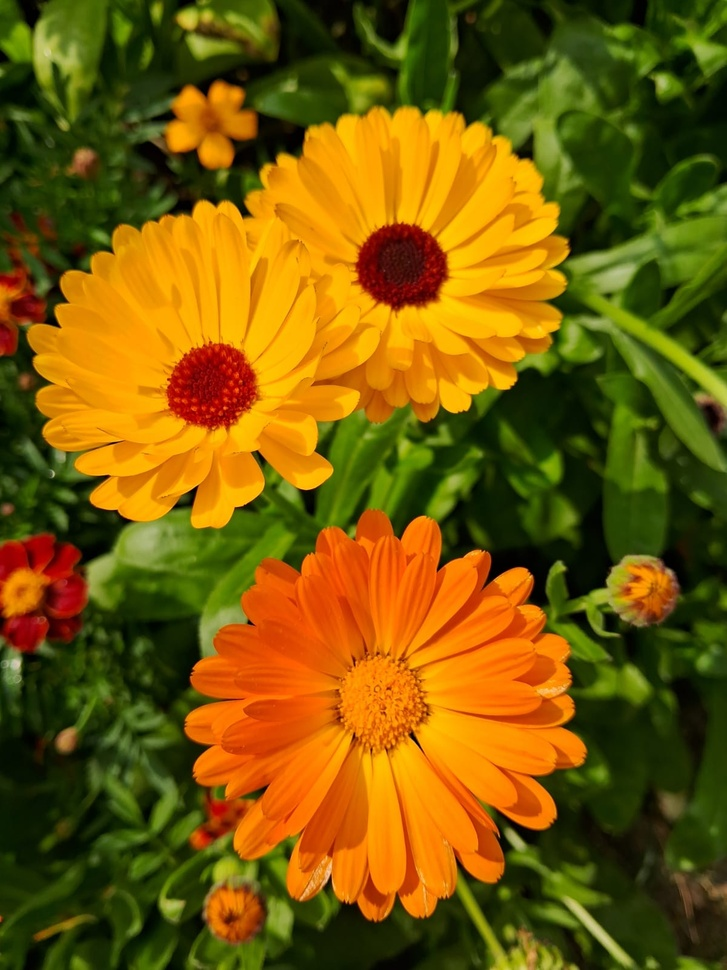
#> input picture images/FLOWER.jpeg, 727 x 970 px, shrunk from 1200 x 1600 before the run, found by its file name
$ python threasold.py
#> lines starting #> are read from the running program, lines starting #| are printed output that depends on the picture; after the words box and inside, x2 and y2 are one past the last pixel; in counts of white or black regions, pixels touching at a corner belong together
import numpy as np
import matplotlib.pyplot as plt
import cv2

def func1(img):
    m = 128
    img1 = np.where(img >= m, 1, 0).astype(np.uint8) * 255
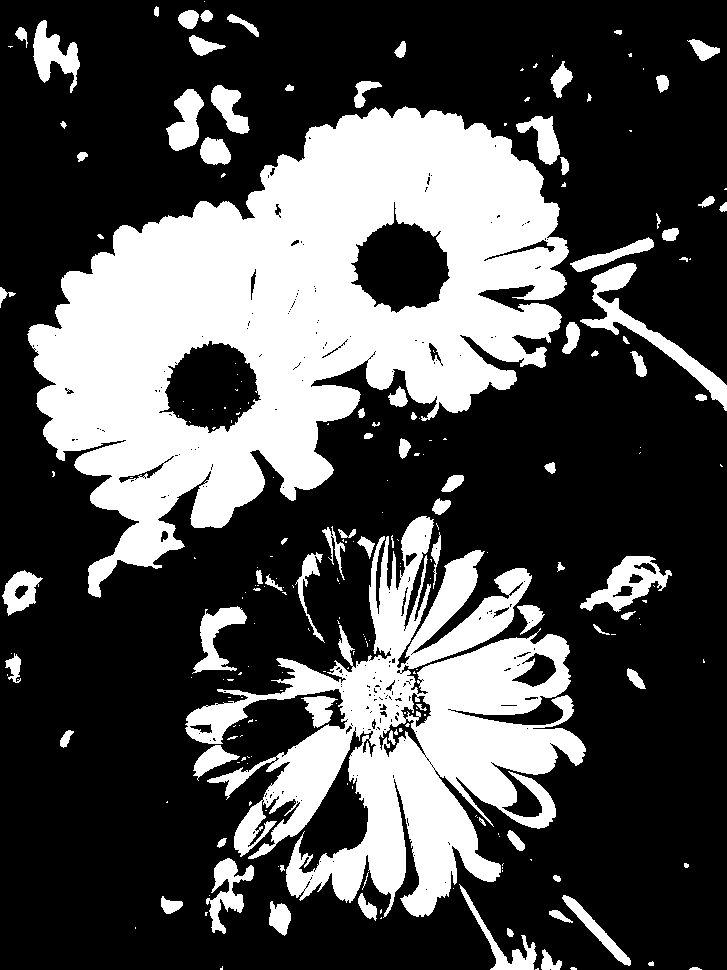
#> img1: shape (970, 727); 31.1% white; 231 white regions (142 under 20 px), largest, box (x1, y1, x2, y2) and area: (27, 106, 569, 598) 127111, (185, 516, 586, 918) 62677, (580, 263, 727, 411) 3360
    return img1

def func2(img):
    m = 1.02
    c = 0
    thres1 = 128
    thres2 = 196
    img1 = np.zeros_like(img, dtype=np.float32)

    img1[img < thres1] = m * img[img < thres1] + c
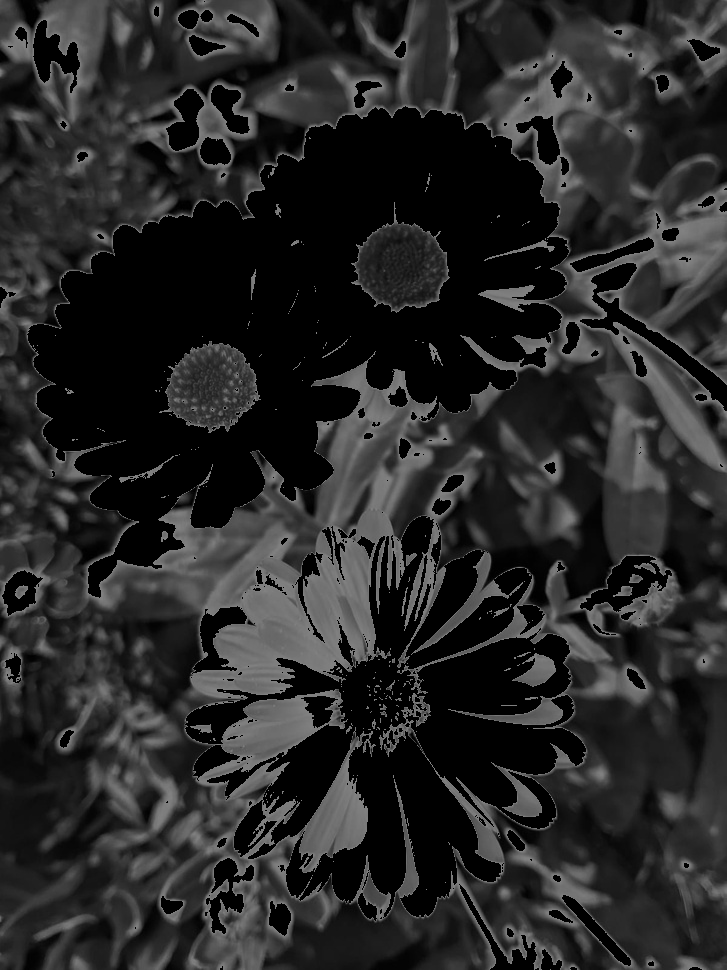
#> img1: shape (970, 727) float32; min 0, max 129.5, mean 40
    mask = (img >= thres1) & (img < thres2)
#> mask: shape (970, 727) bool; 31.1% white; 232 white regions (143 under 20 px), largest, box (x1, y1, x2, y2) and area: (27, 106, 569, 598) 126879, (185, 516, 586, 918) 62626, (580, 263, 727, 411) 3360
    img1[mask] = 0.5 * 255
    img1[img >= thres2] = 255
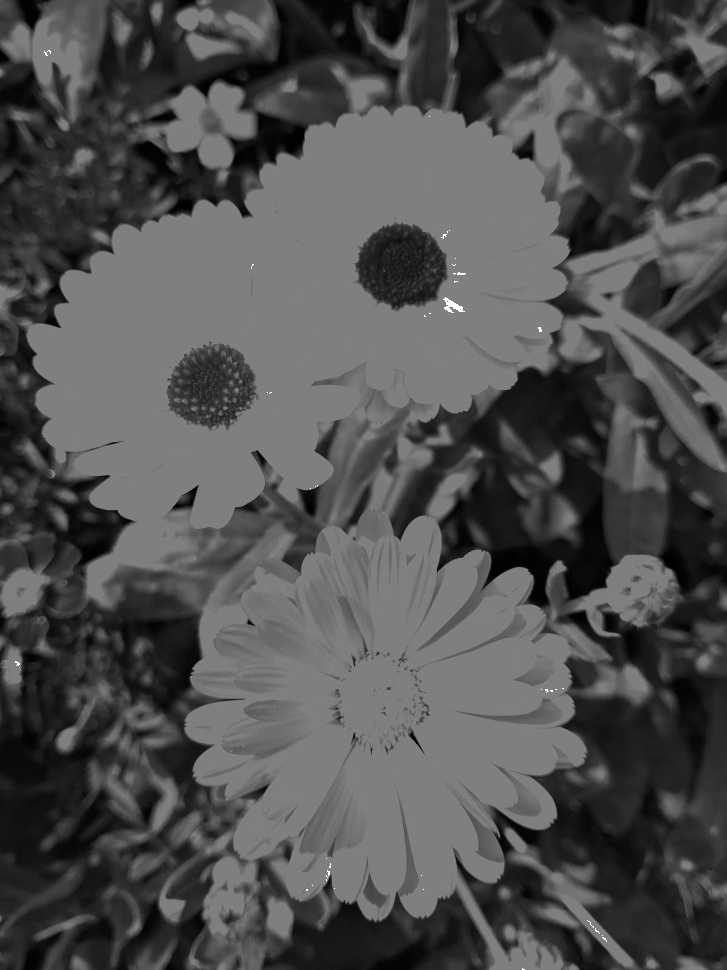
#> img1: shape (970, 727) float32; min 0, max 255, mean 79.8

    return np.clip(img1, 0, 255).astype(np.uint8)

def func3(img):
    m = 1
    c = 5
    thres1 = 50
    thres2 = 196
    img1 = np.zeros_like(img, dtype=np.float32)

    img1[img <= thres1] = 0
    mask = (img > thres1) & (img <= thres2)
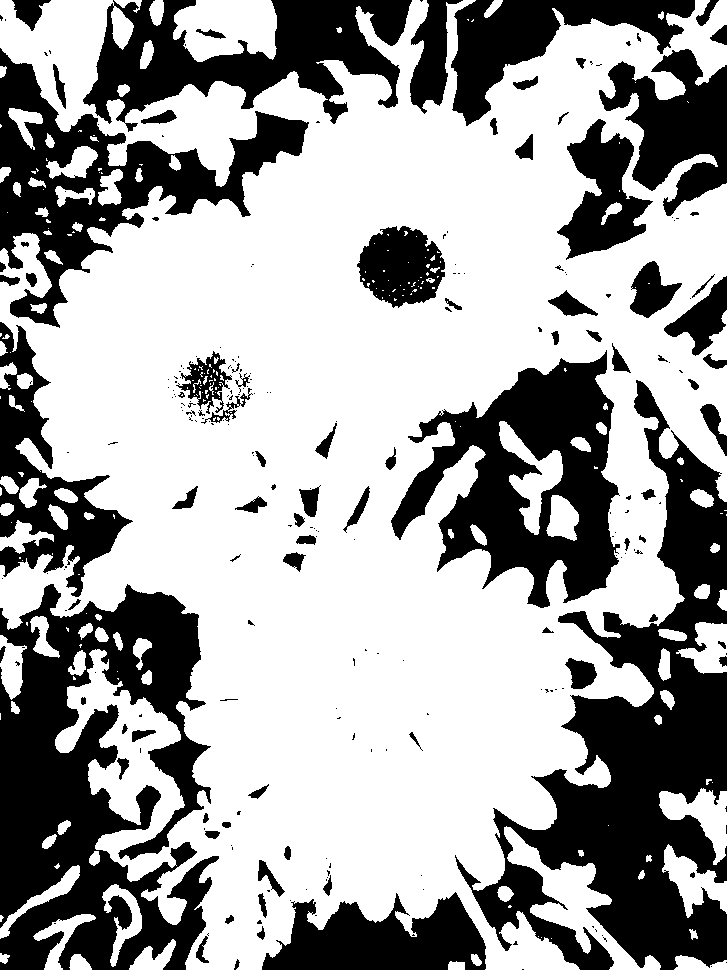
#> mask: shape (970, 727) bool; 63.8% white; 253 black regions (165 under 20 px), largest, box (x1, y1, x2, y2) and area: (455, 380, 727, 970) 55903, (0, 584, 219, 970) 50441, (391, 350, 620, 608) 28331
    img1[mask] = m * img[mask] + c
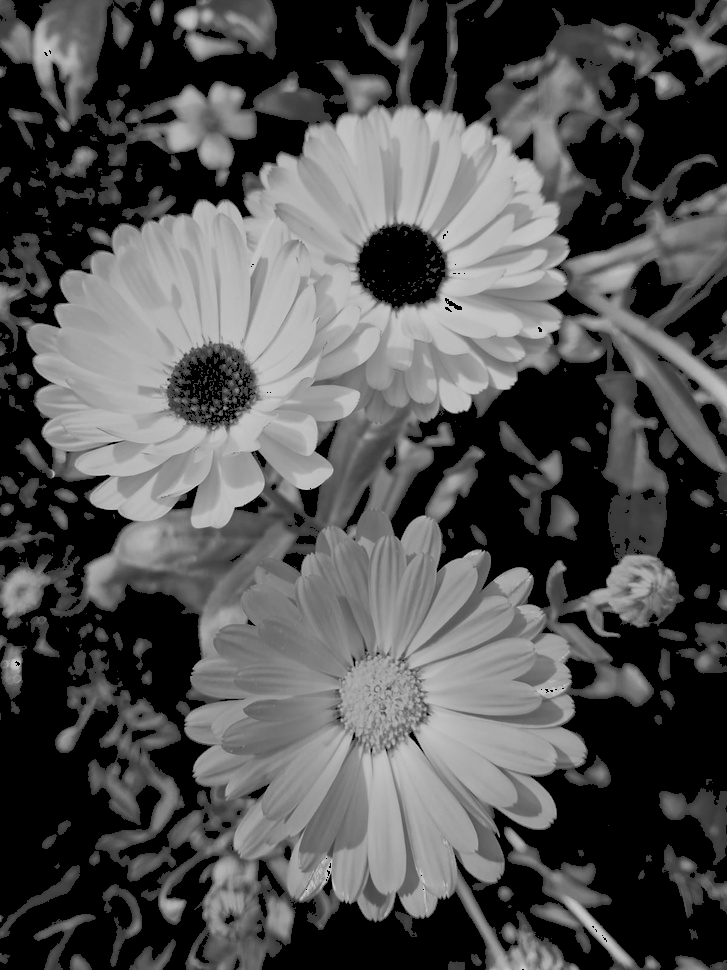
#> img1: shape (970, 727) float32; min 0, max 201, mean 81.3
    img1[img > thres2] = 0.75 * 255
#> img1: shape (970, 727) float32; 0.03% of pixels changed, all inside (x1, y1, x2, y2) = (15, 50, 607, 970)

    return np.clip(img1, 0, 255).astype(np.uint8)

def main():
    img1 = cv2.imread('/Users/akhi/Desktop/DIP/images/FLOWER.jpeg', 0)
    if img1 is None:
        print("Image not found!")
        return

    img11 = func1(img1)
    img12 = func2(img1)
    img13 = func3(img1)

    img_set = [img1, img11, img12, img13]
    title_set = ["Original image", "Applying step func", "Applying func2", "Applying func3"]

    plt.figure(figsize=(15, 8))

    for i in range(4):
        plt.subplot(2, 4, i+1)
        plt.title(title_set[i])
        plt.imshow(img_set[i], cmap='gray')
        plt.axis('off')

        plt.subplot(2, 4, i+5)
        plt.hist(img_set[i].ravel(), bins=256, color='gray')
        plt.title("Histogram")

    plt.tight_layout()
    plt.show()
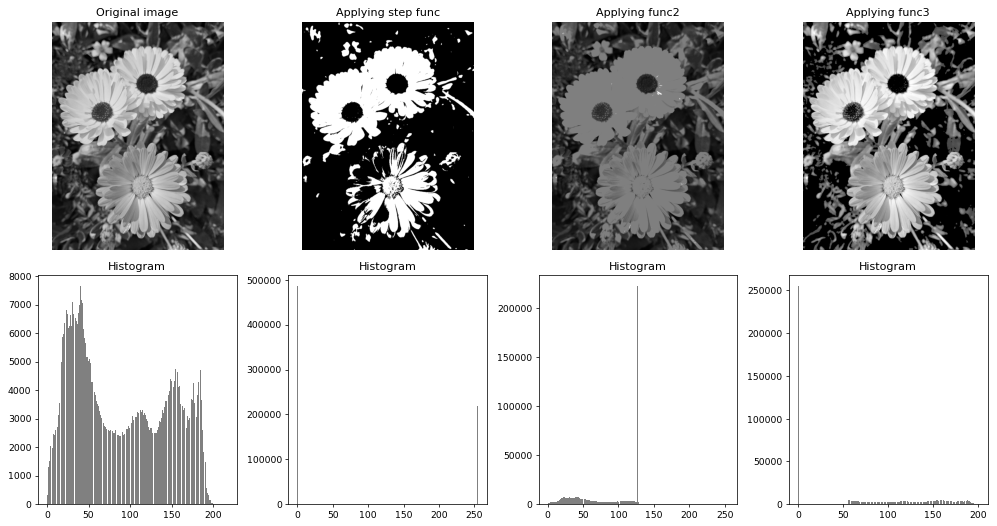
#> figure drawn by matplotlib, 8 panels; panel 2: tallest bar 7643 high, from x = 39.84 to 40.69; panel 4: tallest bar 485636 high, from x = 0 to 0.996; panel 6: tallest bar 221848 high, from x = 126.5 to 127.5; panel 8: tallest bar 254908 high, from x = 0 to 0.785

if __name__ == '__main__':
    main()

$ run again, with images/images.jpeg copied over images/FLOWER.jpeg
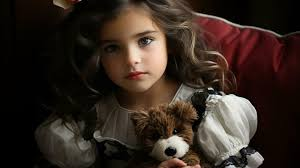
#> input picture images/images.jpeg, 300 x 168 px, found by its file name
#> in func1, `img1 = np.where(img >= m, 1, 0).astype(np.uint8) * 255`:
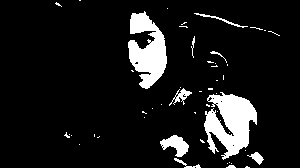
#> img1: shape (168, 300); 9.9% white; 49 white regions (39 under 20 px), largest, box (x1, y1, x2, y2) and area: (204, 92, 257, 160) 2155, (128, 11, 167, 89) 1814, (160, 135, 189, 157) 344
#> in func3, `img1[img > thres2] = 0.75 * 255`:
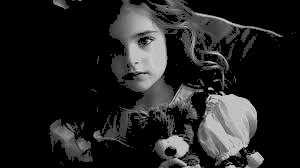
#> img1: shape (168, 300) float32; min 0, max 201, mean 34.1

$ run again, with images/lily.jpeg copied over images/FLOWER.jpeg
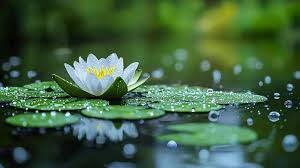
#> input picture images/lily.jpeg, 300 x 168 px, found by its file name
#> in func1, `img1 = np.where(img >= m, 1, 0).astype(np.uint8) * 255`:
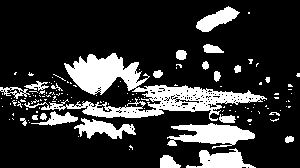
#> img1: shape (168, 300); 19.7% white; 137 white regions (114 under 20 px), largest, box (x1, y1, x2, y2) and area: (24, 53, 267, 121) 4870, (167, 123, 255, 149) 1256, (186, 148, 256, 168) 736
#> in func3, `img1[img > thres2] = 0.75 * 255`:
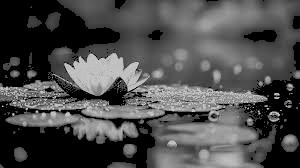
#> img1: shape (168, 300) float32; min 0, max 201, mean 76.2

$ run again, with images/scn.jpeg copied over images/FLOWER.jpeg
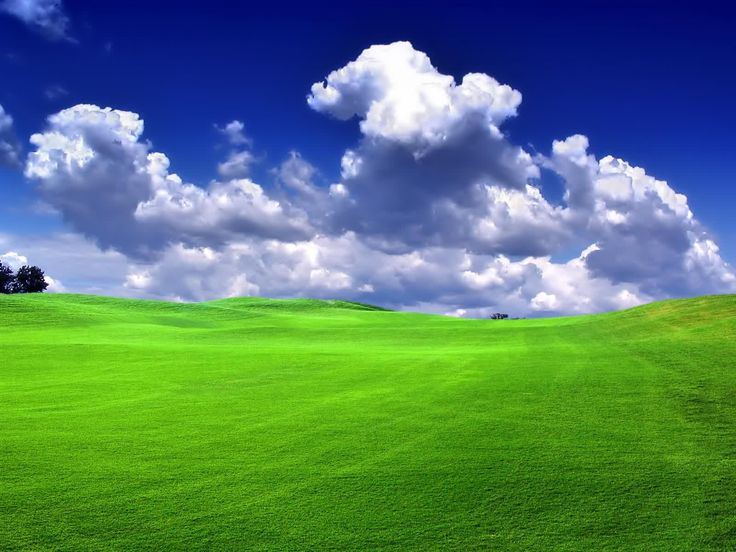
#> input picture images/scn.jpeg, 736 x 552 px, found by its file name
#> in func1, `img1 = np.where(img >= m, 1, 0).astype(np.uint8) * 255`:
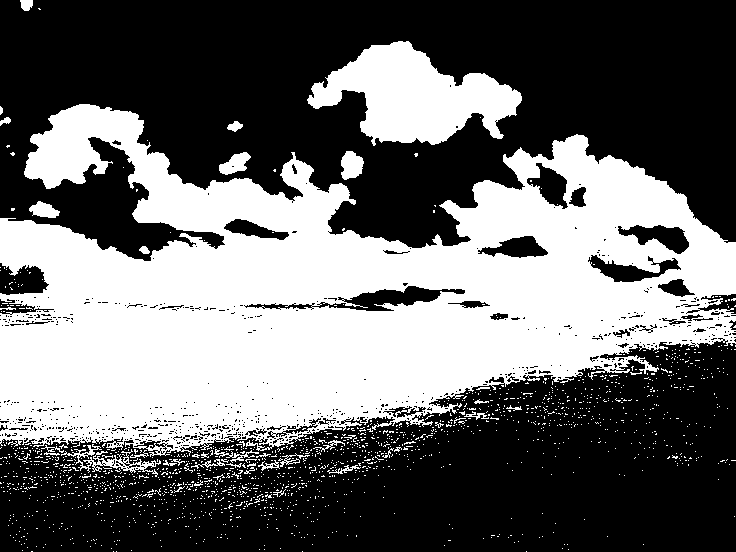
#> img1: shape (552, 736); 41.3% white; 1774 white regions (1734 under 20 px), largest, box (x1, y1, x2, y2) and area: (0, 104, 736, 457) 148036, (307, 41, 522, 146) 12180, (61, 444, 161, 477) 759
#> in func3, `img1[img > thres2] = 0.75 * 255`:
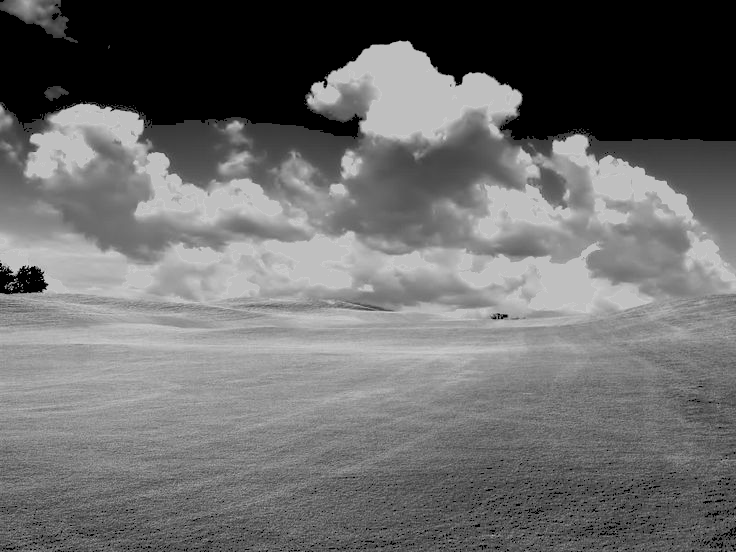
#> img1: shape (552, 736) float32; min 0, max 201, mean 107
